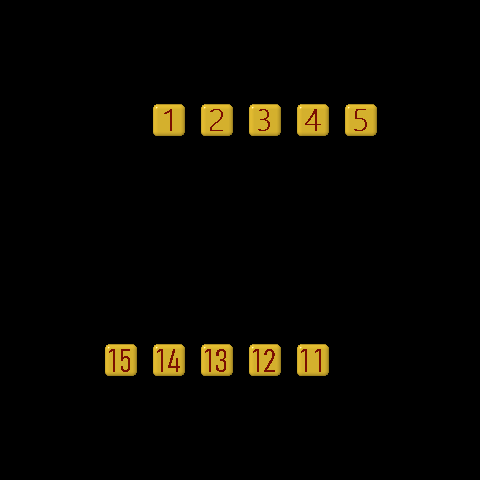

This game map was drawn from its Tiled (.tmx) file and the tilesets committed beside it. A one-line description and the full map source follow:
An orthogonal 10x10 tile map with 48x48 px tiles, 2 tile layers (food, number).

<map version="1.2" tiledversion="1.2.5" orientation="orthogonal" renderorder="right-down" width="10" height="10" tilewidth="48" tileheight="48" infinite="0" nextlayerid="3" nextobjectid="1">
 <tileset firstgid="1" name="0_99" tilewidth="48" tileheight="48" tilecount="110" columns="10">
  <image source="0-99.png" width="480" height="528" />
  <tile id="30">
   <animation>
    <frame tileid="30" duration="200" />
    <frame tileid="31" duration="200" />
    <frame tileid="32" duration="200" />
    <frame tileid="33" duration="200" />
    <frame tileid="34" duration="200" />
    <frame tileid="35" duration="200" />
    <frame tileid="36" duration="200" />
    <frame tileid="37" duration="200" />
   </animation>
  </tile>
  <tile id="44">
   <animation>
    <frame tileid="40" duration="100" />
    <frame tileid="41" duration="100" />
    <frame tileid="42" duration="100" />
    <frame tileid="43" duration="100" />
    <frame tileid="44" duration="100" />
    <frame tileid="45" duration="100" />
    <frame tileid="46" duration="100" />
    <frame tileid="47" duration="100" />
   </animation>
  </tile>
 </tileset>
 <layer id="2" name="food" width="10" height="10">
  <data encoding="csv">
0,0,0,0,0,0,0,0,0,0,
0,0,0,0,0,0,0,0,0,0,
0,0,0,35,35,35,35,35,0,0,
0,0,0,0,0,0,0,0,0,0,
0,0,0,0,0,0,0,0,0,0,
0,0,0,0,0,0,0,0,0,0,
0,0,0,0,0,0,0,0,0,0,
0,0,35,35,35,35,35,0,0,0,
0,0,0,0,0,0,0,0,0,0,
0,0,0,0,0,0,0,0,0,0
</data>
 </layer>
 <layer id="1" name="number" width="10" height="10">
  <data encoding="csv">
0,0,0,0,0,0,0,0,0,0,
0,0,0,0,0,0,0,0,0,0,
0,0,0,2,3,4,5,6,0,0,
0,0,0,0,0,0,0,0,0,0,
0,0,0,0,0,0,0,0,0,0,
0,0,0,0,0,0,0,0,0,0,
0,0,0,0,0,0,0,0,0,0,
0,0,16,15,14,13,12,0,0,0,
0,0,0,0,0,0,0,0,0,0,
0,0,0,0,0,0,0,0,0,0
</data>
 </layer>
</map>
